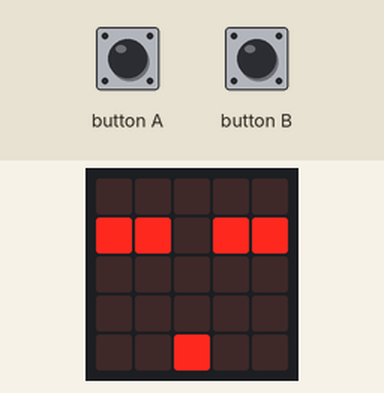
Simulated run of this program. Board: BBC micro:bit (MakeCode). On the bench: the board's 5×5 LED display. The inputs (shaded band) are chosen by the test bench. A reset restarts the program; random numbers come from a fixed seed.

Above: at 2.6 s.
2.7 s: button A pressed for 0.15 s
At 3.8 s:
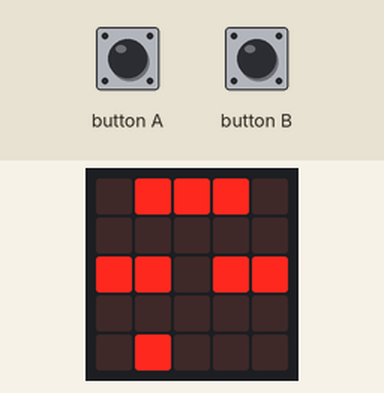
5.8 s: button B pressed for 0.15 s
At 6.45 s:
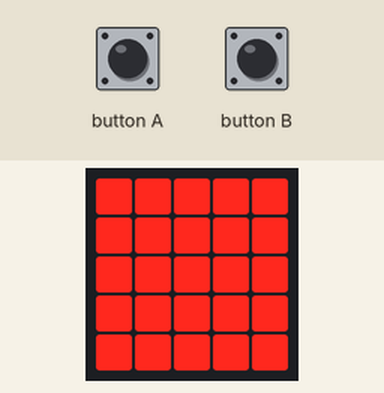
6.5 s: button B pressed for 0.15 s
At 6.75 s:
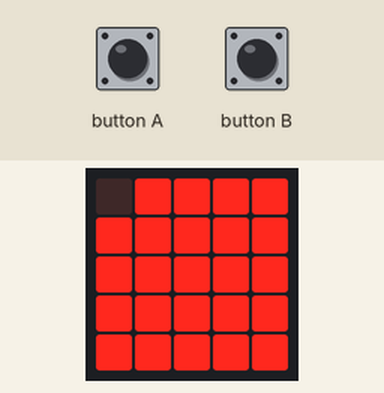
9.6 s: button A pressed for 0.15 s
At 11.0 s:
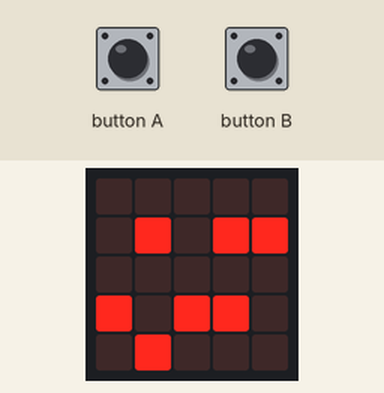
12.7 s: button A pressed for 0.15 s
At 13.3 s:
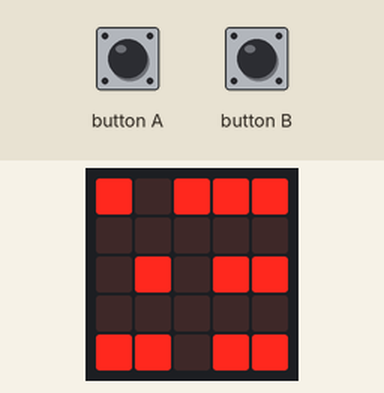
13.4 s: button B pressed 5 times (0.12 s each, 0.3 s apart)
At 16.5 s:
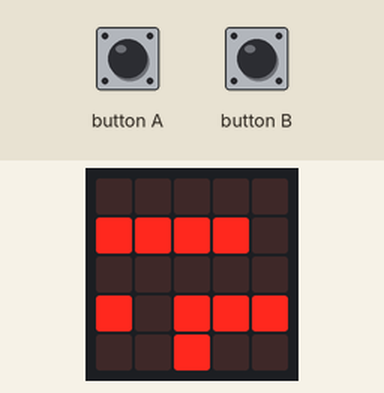
Timing chart, 0 to 17.7 s (numbered marks = the images above; inputs shaded):
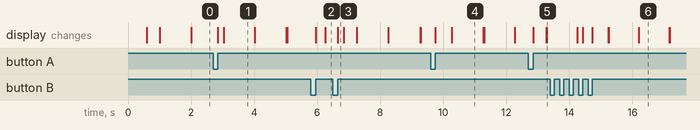

Measured:
- after the input at 5.8 s, the display: first changes after 0.15 s (image 2 shows a later state)
- what the display in image 1 shows lasts 1.0 s, from 3.0 s to 4.0 s

The program:

Car.py
```python
def Create_barrier():
    for index in Barriers[randint(0, len(Barriers) - 1)]:
        Bar.unshift(index)
        Plot(index)

def on_button_pressed_a():
    Change_position(-10)
input.on_button_pressed(Button.A, on_button_pressed_a)

def Unplot(cell: number):
    led.unplot(cell / 10, cell % 10)

def on_button_pressed_b():
    Change_position(10)
input.on_button_pressed(Button.B, on_button_pressed_b)

def Change_position(dir: number):
    global NewPos, Position
    if Pause == True:
        control.reset()
    NewPos = Position + dir
    if NewPos >= 4 and (NewPos <= 44 and Bar.index(NewPos) == -1):
        Unplot(Position)
        Position = NewPos
        Plot(Position)
def Plot(cell: number):
    led.plot(cell / 10, cell % 10)
b = 0
Delete: List[number] = []
NewPos = 0
Bar: List[number] = []
Barriers: List[List[number]] = []
Pause = False
Position = 0
basic.show_leds("""
    # # # # #
    # # # # #
    # # # # #
    # # # # #
    # # # # #
    """)
basic.pause(200)
basic.show_leds("""
    . . . . .
    . . . . .
    . . . . .
    . . . . .
    . . . . .
    """)
Delay = 1000
Position = 24
Plot(Position)
Pause = False
Counter = 2
Score = -2
Barriers = [[10, 20, 30, 40],
    [0, 20, 30, 40],
    [0, 10, 30, 40],
    [0, 10, 20, 40],
    [0, 10, 20, 30],
    [20, 30, 40],
    [0, 30, 40],
    [0, 10, 40],
    [0, 10, 20],
    [10, 20, 30],
    [0, 20, 40],
    [10, 20, 40],
    [10, 30, 40],
    [0, 20, 30],
    [0, 10, 30]]

def on_forever():
    global Counter, Score, Delay, Delete, b, Pause
    if Pause == False:
        if Counter == 2:
            Create_barrier()
            Counter = 0
            Score += 1
        Counter += 1
        basic.pause(Delay)
        Delay = max(400, Delay - 6)
        Delete = []
        index2 = 0
        while index2 <= len(Bar) - 1:
            b = Bar[index2]
            Unplot(b)
            b += 1
            if b == Position:
                Pause = True
                break
            Bar[index2] = b
            Plot(b)
            if b % 10 >= 5:
                Delete.unshift(index2)
            index2 += 1
        for index3 in Delete:
            Bar.remove_at(index3)
    else:
        basic.show_number(Score)
basic.forever(on_forever)
```
